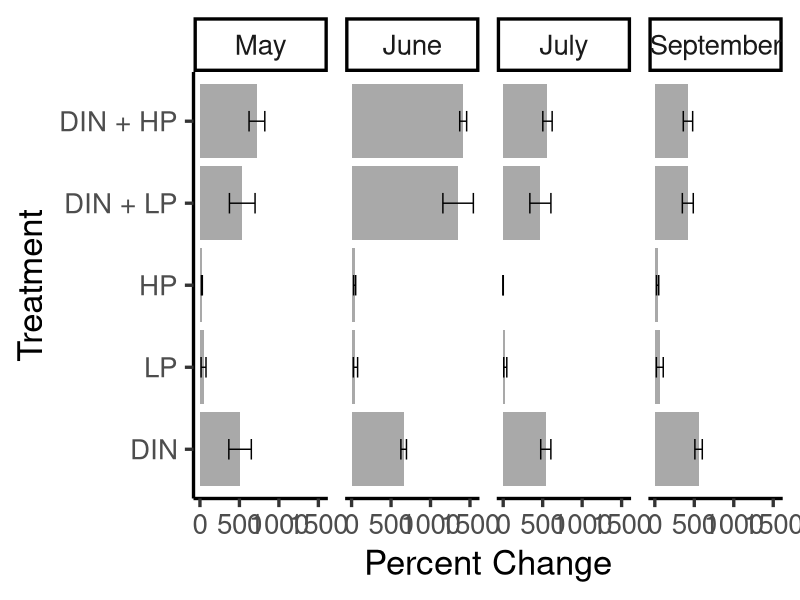
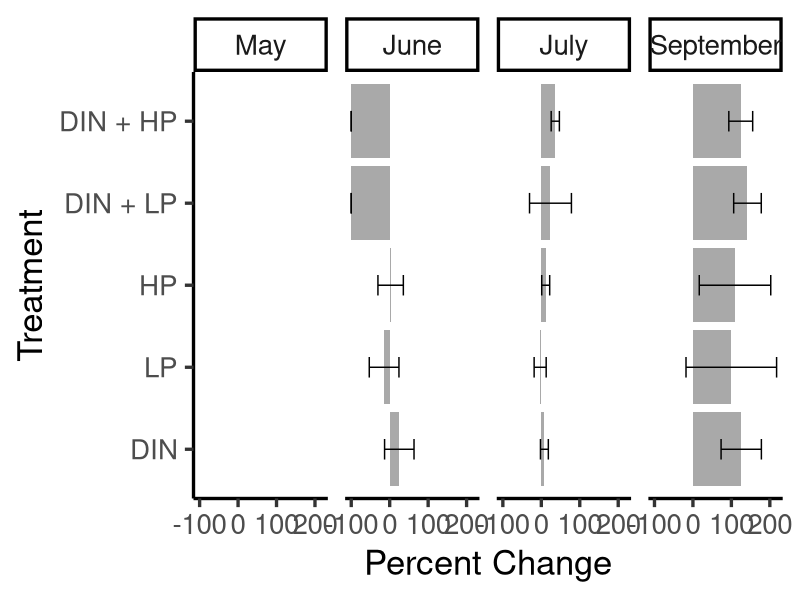
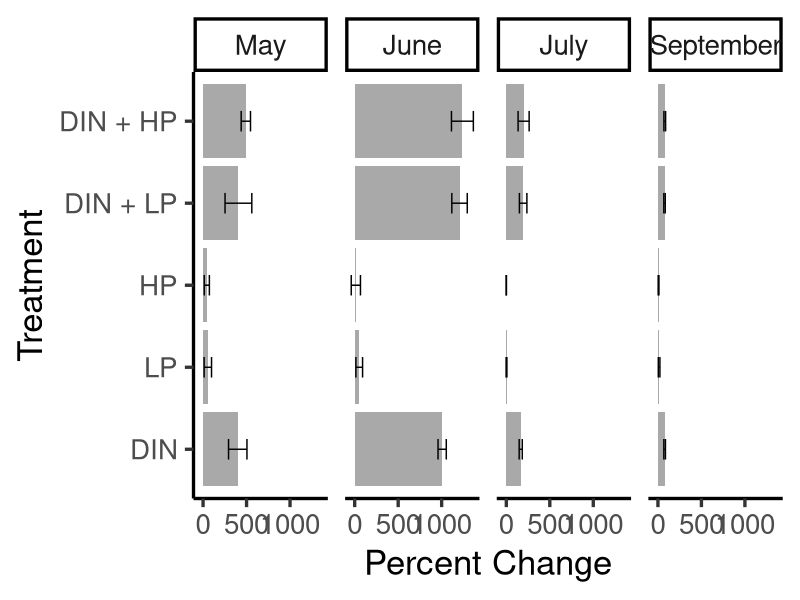
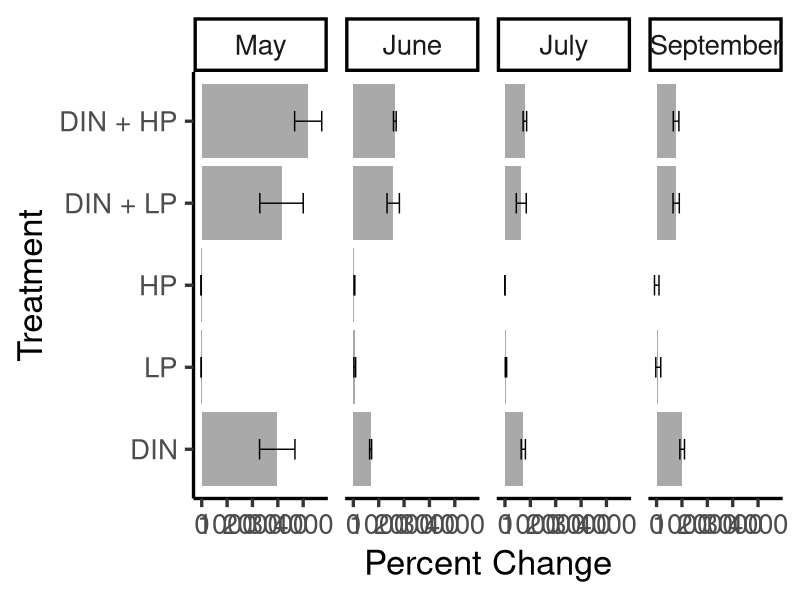
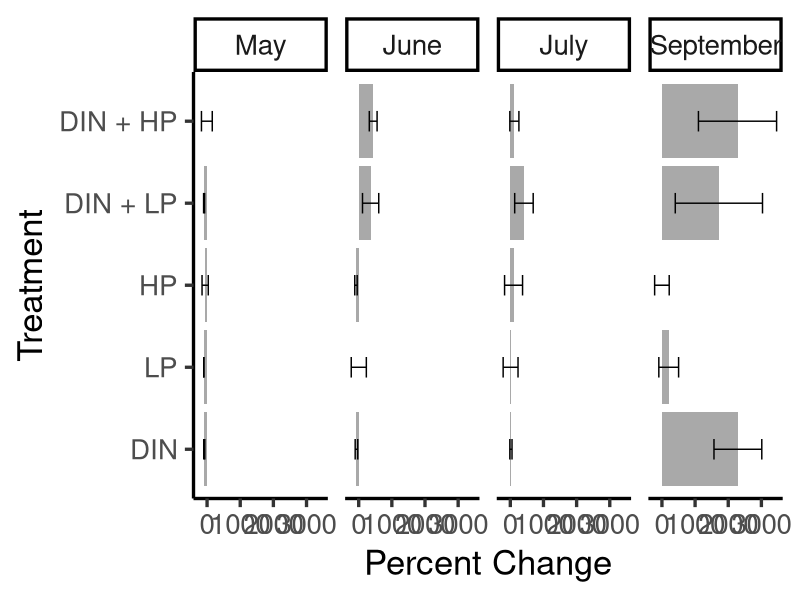
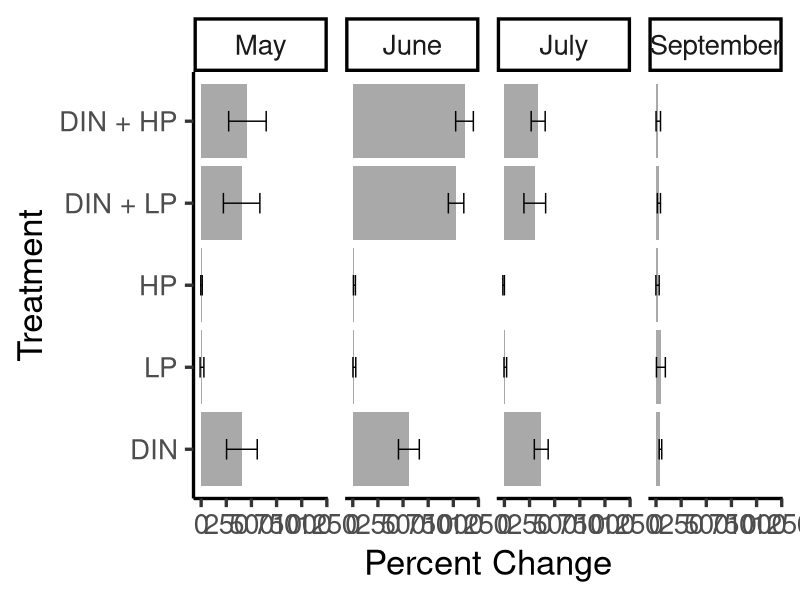
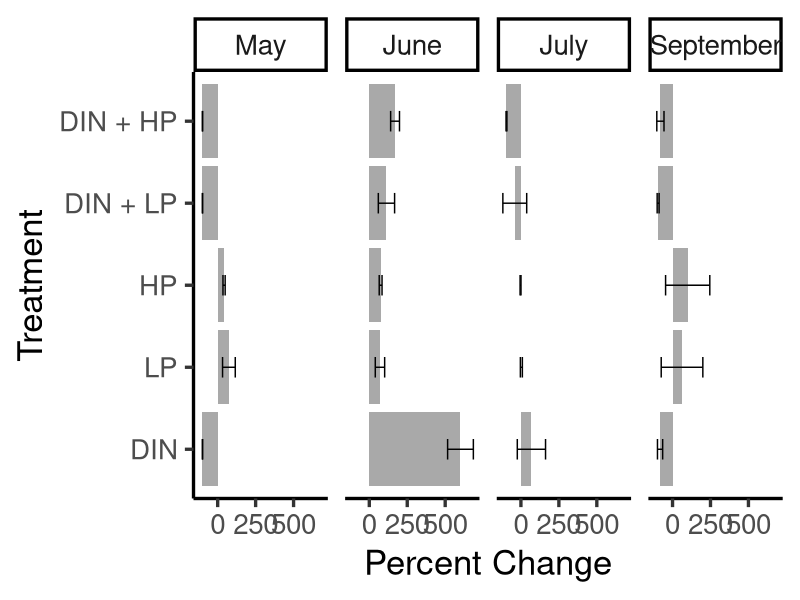

The R script that drew these images, in order:
#2024-02-16
#barplots for all bioassay with and without transformed data

library(tidyverse)
library(dplyr)
library(lubridate)
library(readxl)
library(ggplot2)
library(car)
library(rstatix)


pc = read_excel("data/2024-02-20_Percent_change_data.xlsx", sheet = "2")

glimpse(pc)

summary = pc %>%
  group_by(Bioassay_3, Treatment_3) %>%
  summarise(
    mean_tca = mean(Total_Chl_a_4),
    sd_tca = sd(Total_Chl_a_4, na.rm = TRUE),
    mean_cyano = mean(Cyanobacteria_4),
    sd_cyano = sd(Cyanobacteria_4, na.rm = TRUE),
    mean_crypto = mean(Cryptophytes_4),
    sd_crypto = sd(Cryptophytes_4, na.rm = TRUE),
    mean_diatom = mean(Diatoms_4),
    sd_diatom = sd(Diatoms_4, na.rm = TRUE),
    mean_dino = mean(Dinoflagellates_4),
    sd_dino = sd(Dinoflagellates_4, na.rm = TRUE),
    mean_ga = mean(Green_Algae_4),
    sd_ga = sd(Green_Algae_4, na.rm = TRUE),
    mean_hapto = mean(Haptophytes_4),
    sd_hapto = sd(Haptophytes_4, na.rm = TRUE),
  )

summary = summary[-c(21), ]

summary$Bioassay_3 = factor(summary$Bioassay_3, levels=c("May", "June", "July", "September")) 


######################################## total chl a

tca_pc = ggplot(data = summary, 
                aes(x = mean_tca, y = fct_relevel(Treatment_3, "DIN", "LP", "HP", "DIN_LP", "DIN_HP"))) + 
  geom_col(aes(x = mean_tca,
               y = fct_relevel(Treatment_3, "DIN", "LP", "HP", "DIN_LP", "DIN_HP")),
           fill = "darkgrey",
           data = summary) +  
  geom_errorbar(aes(x = mean_tca,
                    y = fct_relevel(Treatment_3, "DIN", "LP", "HP", "DIN_LP", "DIN_HP"), 
                    xmin = mean_tca-sd_tca, 
                    xmax = mean_tca+sd_tca,
                    width = 0.25),
                data = summary) +
  xlab("Percent Change") +
  ylab("Treatment") +
  scale_y_discrete(labels= c("DIN" = "DIN", "LP" = "LP", "HP" = "HP", "DIN_LP" = "DIN + LP", "DIN_HP" = "DIN + HP")) +
  theme_classic(base_size = 25) +
  facet_wrap(~Bioassay_3, nrow = 1)

ggsave(tca_pc, filename = "figures/Percent_Change_horizontal/tca_pc.png",
       device = "png", height = 12, width = 15)










######################################## cyanobacteria

cyano_pc = ggplot(data = summary, 
                        aes(x = mean_cyano, y = fct_relevel(Treatment_3, "DIN", "LP", "HP", "DIN_LP", "DIN_HP"))) + 
  geom_col(aes(x = mean_cyano,
               y = fct_relevel(Treatment_3, "DIN", "LP", "HP", "DIN_LP", "DIN_HP")),
           fill = "darkgrey",
           data = summary) +  
  geom_errorbar(aes(x = mean_cyano,
                    y = fct_relevel(Treatment_3, "DIN", "LP", "HP", "DIN_LP", "DIN_HP"), 
                    xmin = mean_cyano-sd_cyano, 
                    xmax = mean_cyano+sd_cyano,
                    width = 0.25),
                data = summary) +
  xlab("Percent Change") +
  ylab("Treatment") +
  scale_y_discrete(labels= c("DIN" = "DIN", "LP" = "LP", "HP" = "HP", "DIN_LP" = "DIN + LP", "DIN_HP" = "DIN + HP")) +
  theme_classic(base_size = 25) +
  facet_wrap(~Bioassay_3, nrow = 1)

ggsave(cyano_pc, filename = "figures/Percent_Change_horizontal/cyano_pc.png",
       device = "png", height = 12, width = 15)











######################################## cryptophytes

crypto_pc = ggplot(data = summary, 
                  aes(x = mean_crypto, y = fct_relevel(Treatment_3, "DIN", "LP", "HP", "DIN_LP", "DIN_HP"))) + 
  geom_col(aes(x = mean_crypto,
               y = fct_relevel(Treatment_3, "DIN", "LP", "HP", "DIN_LP", "DIN_HP")),
           fill = "darkgrey",
           data = summary) +  
  geom_errorbar(aes(x = mean_crypto,
                    y = fct_relevel(Treatment_3, "DIN", "LP", "HP", "DIN_LP", "DIN_HP"), 
                    xmin = mean_crypto-sd_crypto, 
                    xmax = mean_crypto+sd_crypto,
                    width = 0.25),
                data = summary) +
  xlab("Percent Change") +
  ylab("Treatment") +
  scale_y_discrete(labels= c("DIN" = "DIN", "LP" = "LP", "HP" = "HP", "DIN_LP" = "DIN + LP", "DIN_HP" = "DIN + HP")) +
  theme_classic(base_size = 25) +
  facet_wrap(~Bioassay_3, nrow = 1)

ggsave(crypto_pc, filename = "figures/Percent_Change_horizontal/crypto_pc.png",
       device = "png", height = 12, width = 15)











######################################## diatoms

diatom_pc = ggplot(data = summary, 
                   aes(x = mean_diatom, y = fct_relevel(Treatment_3, "DIN", "LP", "HP", "DIN_LP", "DIN_HP"))) + 
  geom_col(aes(x = mean_diatom,
               y = fct_relevel(Treatment_3, "DIN", "LP", "HP", "DIN_LP", "DIN_HP")),
           fill = "darkgrey",
           data = summary) +  
  geom_errorbar(aes(x = mean_diatom,
                    y = fct_relevel(Treatment_3, "DIN", "LP", "HP", "DIN_LP", "DIN_HP"), 
                    xmin = mean_diatom-sd_diatom, 
                    xmax = mean_diatom+sd_diatom,
                    width = 0.25),
                data = summary) +
  xlab("Percent Change") +
  ylab("Treatment") +
  scale_y_discrete(labels= c("DIN" = "DIN", "LP" = "LP", "HP" = "HP", "DIN_LP" = "DIN + LP", "DIN_HP" = "DIN + HP")) +
  theme_classic(base_size = 25) +
  facet_wrap(~Bioassay_3, nrow = 1)

ggsave(diatom_pc, filename = "figures/Percent_Change_horizontal/diatom_pc.png",
       device = "png", height = 12, width = 17)











######################################## dinoflagellates

dino_pc = ggplot(data = summary, 
                   aes(x = mean_dino, y = fct_relevel(Treatment_3, "DIN", "LP", "HP", "DIN_LP", "DIN_HP"))) + 
  geom_col(aes(x = mean_dino,
               y = fct_relevel(Treatment_3, "DIN", "LP", "HP", "DIN_LP", "DIN_HP")),
           fill = "darkgrey",
           data = summary) +  
  geom_errorbar(aes(x = mean_dino,
                    y = fct_relevel(Treatment_3, "DIN", "LP", "HP", "DIN_LP", "DIN_HP"), 
                    xmin = mean_dino-sd_dino, 
                    xmax = mean_dino+sd_dino,
                    width = 0.25),
                data = summary) +
  xlab("Percent Change") +
  ylab("Treatment") +
  scale_y_discrete(labels= c("DIN" = "DIN", "LP" = "LP", "HP" = "HP", "DIN_LP" = "DIN + LP", "DIN_HP" = "DIN + HP")) +
  theme_classic(base_size = 25) +
  facet_wrap(~Bioassay_3, nrow = 1)

ggsave(dino_pc, filename = "figures/Percent_Change_horizontal/dino_pc.png",
       device = "png", height = 12, width = 15)













######################################## green algae

ga_pc = ggplot(data = summary, 
                 aes(x = mean_ga, y = fct_relevel(Treatment_3, "DIN", "LP", "HP", "DIN_LP", "DIN_HP"))) + 
  geom_col(aes(x = mean_ga,
               y = fct_relevel(Treatment_3, "DIN", "LP", "HP", "DIN_LP", "DIN_HP")),
           fill = "darkgrey",
           data = summary) +  
  geom_errorbar(aes(x = mean_ga,
                    y = fct_relevel(Treatment_3, "DIN", "LP", "HP", "DIN_LP", "DIN_HP"), 
                    xmin = mean_ga-sd_ga, 
                    xmax = mean_ga+sd_ga,
                    width = 0.25),
                data = summary) +
  xlab("Percent Change") +
  ylab("Treatment") +
  scale_y_discrete(labels= c("DIN" = "DIN", "LP" = "LP", "HP" = "HP", "DIN_LP" = "DIN + LP", "DIN_HP" = "DIN + HP")) +
  theme_classic(base_size = 25) +
  facet_wrap(~Bioassay_3, nrow = 1)

ggsave(ga_pc, filename = "figures/Percent_Change_horizontal/ga_pc.png",
       device = "png", height = 12, width = 15)













######################################## haptophytes

hapto_pc = ggplot(data = summary, 
               aes(x = mean_hapto, y = fct_relevel(Treatment_3, "DIN", "LP", "HP", "DIN_LP", "DIN_HP"))) + 
  geom_col(aes(x = mean_hapto,
               y = fct_relevel(Treatment_3, "DIN", "LP", "HP", "DIN_LP", "DIN_HP")),
           fill = "darkgrey",
           data = summary) +  
  geom_errorbar(aes(x = mean_hapto,
                    y = fct_relevel(Treatment_3, "DIN", "LP", "HP", "DIN_LP", "DIN_HP"), 
                    xmin = mean_hapto-sd_hapto, 
                    xmax = mean_hapto+sd_hapto,
                    width = 0.25),
                data = summary) +
  xlab("Percent Change") +
  ylab("Treatment") +
  scale_y_discrete(labels= c("DIN" = "DIN", "LP" = "LP", "HP" = "HP", "DIN_LP" = "DIN + LP", "DIN_HP" = "DIN + HP")) +
  theme_classic(base_size = 25) +
  facet_wrap(~Bioassay_3, nrow = 1)

ggsave(hapto_pc, filename = "figures/Percent_Change_horizontal/hapto_pc.png",
       device = "png", height = 12, width = 15)
